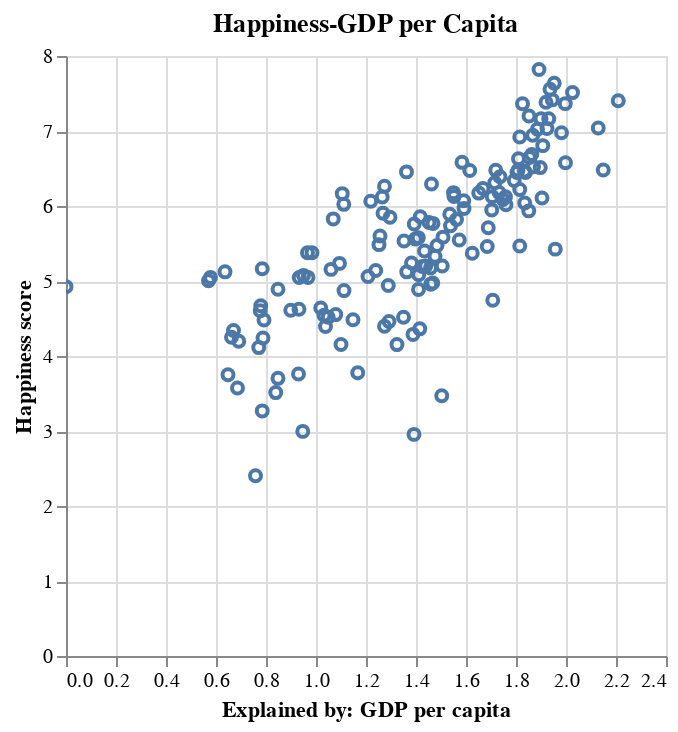

The cell this chart's notebook holds for it:
### Code cell
selector=alt.selection_multi(fields =['Happiness score'], bind='legend')

base_scat = alt.Chart(data).mark_point().encode(
    x ='Explained by: GDP per capita:Q',
    y ='Happiness score:Q',
    opacity = alt.condition(selector, alt.value(1), alt.value(0.2)),
    tooltip = ['Country:N'],
    
).add_selection(
    selector
).interactive()

alt.hconcat(
    base_scat.encode(x='Explained by: GDP per capita:Q').properties(title='Happiness-GDP per Capita'),
    
)

### Figure 1 — Vega-Lite specification as saved in the notebook (floating-point values rounded to 4 significant figures; data arrays with more than 128 entries replaced by an {"elided": "..."} marker saying what was removed)
{"hconcat": [{"mark": "point", "encoding": {"opacity": {"condition": {"value": 1, "selection": "selector017"}, "value": 0.2}, "tooltip": [{"field": "Country", "type": "nominal"}], "x": {"field": "Explained by: GDP per capita", "type": "quantitative"}, "y": {"field": "Happiness score", "type": "quantitative"}}, "selection": {"selector017": {"type": "multi", "fields": ["Happiness score"], "bind": "legend"}, "selector018": {"type": "interval", "bind": "scales", "encodings": ["x", "y"]}}, "title": "Happiness-GDP per Capita"}], "data": {"name": "data-92a5109cd43562ec32bace24f6d31606"}, "$schema": "https://vega.github.io/schema/vega-lite/v4.17.0.json", "datasets": {"data-92a5109cd43562ec32bace24f6d31606": {"elided": "146 records"}}}
